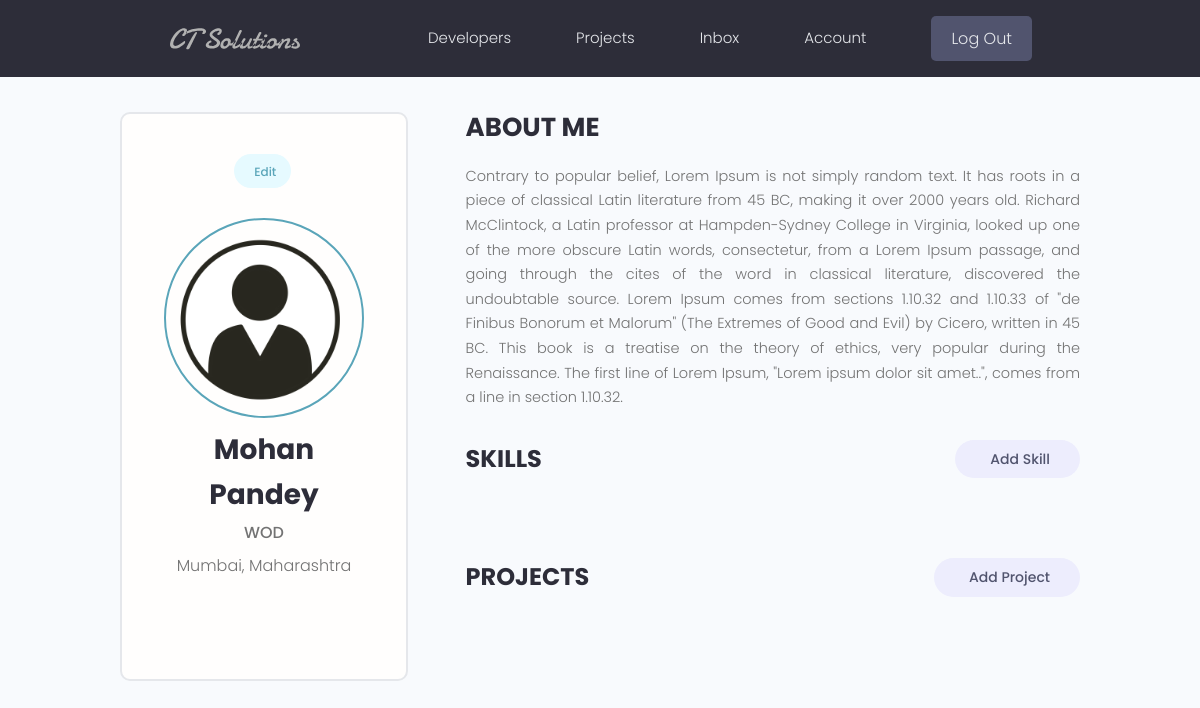
Page /account/ (signed in) on the committed database.
### users/models.py (models this page shows, shortened)
class Profile(models.Model):
    user = models.OneToOneField(User, on_delete=models.CASCADE, null=True, blank=True)
    name = models.CharField(max_length=200, null=True, blank=True)
    email = models.EmailField(max_length=500, blank=True, null=True)
    username = models.CharField(max_length=200, null=True, blank=True)
    location = models.CharField(max_length=200, null=True, blank=True)
    short_intro = models.CharField(max_length=500, blank=True, null=True)
    bio = models.TextField(blank=True, null=True)
    profile_image = models.ImageField(null=True, blank=True, upload_to='profiles/', default='profiles/user-default.png')
    social_github = models.CharField(max_length=200, null=True, blank=True)
    social_twitter = models.CharField(max_length=200, null=True, blank=True)
    social_linkedin = models.CharField(max_length=200, null=True, blank=True)
    social_youtube = models.CharField(max_length=200, null=True, blank=True)
    social_website = models.CharField(max_length=200, null=True, blank=True)
    created = models.DateTimeField(auto_now_add=True)
    id = models.UUIDField(default = uuid.uuid4, unique = True, primary_key=True, editable=False)

### users/views.py (the view)
# urls.py: path('account/', views.userAccount, name="account"),
@login_required(login_url='login')
def userAccount(request):
    profile = request.user.profile
    skills = profile.skill_set.all()
    projects = profile.project_set.all()
    context = {'profile':profile, 'skills':skills, 'projects':projects}
    return render(request, 'users/account.html', context)

### users/templates/users/account.html (shortened to what this page needs)
{% extends 'main.html' %}
{% load static %}
{% block content %}
  <main class="settingsPage profile my-md">
    <div class="container">
      <div class="layout">
        <div class="column column--1of3">
          <div class="card text-center">
            <div class="card__body dev">
              <a class="tag tag--pill tag--main settings__btn" href="{% url 'edit-account' %}"> Edit</a>
              <img class="avatar avatar--xl dev__avatar" src="{{profile.profile_image.url}}" />
              <h2 class="dev__name">{{profile.name}}</h2>
              <p class="dev__title">{{profile.short_intro}}</p>
              <p class="dev__location">{{profile.location}}</p>
            </div>
          </div>
        </div>
        <div class="column column--2of3">
          <div class="devInfo">
            <h3 class="devInfo__title">About Me</h3>
            <p class="devInfo__about">
              {{profile.bio}}
            </p>
          </div>
          <div class="settings">
            <h3 class="settings__title">Skills</h3>
            <a class="tag tag--pill tag--sub settings__btn tag--lg" href="{% url 'create-skill' %}"> Add Skill</a>
          </div>
          <div class="settings">
            <h3 class="settings__title">Projects</h3>
            <a class="tag tag--pill tag--sub settings__btn tag--lg" href="{% url 'create-project' %}"> Add Project</a>
          </div>
        </div>
      </div>
    </div>
  </main>
{% endblock content %}

### static/styles/app.css (style rules this page uses)
:root { --color-sub: #2d2d39; }
.card { border: 2px solid var(--color-light); }
img { width: 100%; }
.profile .card > .dev { padding: 4rem; }
.dev__avatar { display: block; margin: auto; }
.dev__name { color: var(--color-sub); font-size: 2.8rem; font-weight: 700; margin-top: 1rem; margin-bottom: 0.5rem; }
.dev__title { font-size: 1.6rem; font-weight: 500; line-height: 1.3; }
.dev__location { margin-top: 1rem; }
.devInfo { margin-bottom: 3rem; }
.devInfo__title, .devInfo__subtitle { font-size: 2.6rem; color: var(--color-sub); text-transform: uppercase; font-weight: 700; margin-bottom: 1.5rem; }
.devInfo__about, .devSkill__info { font-size: 1.45rem; line-height: 1.7; text-align: justify; }
.settingsPage .dev > .settings__btn { display: inline-block; margin-bottom: 3rem; }
.settings { display: flex; justify-content: space-between; align-items: center; }
.settings__title { font-size: 2.4rem; text-transform: uppercase; font-weight: 700; color: var(--color-sub); }

### static/uikit/styles/modules/_variables.css (style rules this page uses)
:root { --color-main: #5aa5b9; --color-main-light: #e6faff; --color-sub: #3f4156; --color-sub-light: #51546e; --color-sub-lighter: #ededfd; --color-text: #737373; --color-gray: #8b8b8b; --color-light: #e5e7eb; --color-light-gray: #767676; --color-bg: #f8fafd; --color-white: #fffefd; --color-white-light: #f3f3f3; --color-success: #359e64; --color-success-bg: #def8e8; --color-error: #fc4b0b; --color-error-bg: #fff2ee; --font-base: 'Poppins', arial, helvetica, 'Segoe UI', roboto, ubuntu, sans-serif; --font-monospace: 'Fira Code', 'Courier New', courier, monospace; --font-regular: 300; --font-medium: 500; --font-bold: 700; --generic-shadow: 1px 1px 5px #00000010; --generic-transition: all 0.3s ease-in-out; }

### static/uikit/styles/modules/_base.css (style rules this page uses)
* { margin: 0; padding: 0; box-sizing: border-box; text-rendering: optimizeLegibility; color: inherit; font-size: inherit; }
html { font-size: 50%; }
@media only screen and (min-width: 480px) { html { font-size: 56.25%; } }
@media only screen and (min-width: 1200px) { html { font-size: 62.5%; } }
body { line-height: 1.6; font-weight: 400; font-size: 1.5rem; color: var(--color-text); background-color: var(--color-bg); min-height: 100vh; }

### static/uikit/styles/modules/_typography.css (style rules this page uses)
* { font-family: var(--font-base); }
h2 { font-size: 3.6rem; font-weight: var(--font-bold); }
h3 { font-size: 3.2rem; font-weight: var(--font-medium); }
p, span, strong { font-size: 1.6rem; color: var(--color-text); font-weight: var(--font-regular); }
a { padding-bottom: 2px; text-decoration: none; display: inline-block; color: var(--color-main); font-weight: var(--font-medium); }

### static/uikit/styles/modules/_utilities.css (style rules this page uses)
.container { width: 92%; max-width: 165rem; margin: 0 auto; box-sizing: border-box; }
@media screen and (min-width: 1000px) { .container { width: 90%; } }
@media screen and (min-width: 1200px) { .container { width: 80%; } }
.text-center { text-align: center; }
.my-md { margin: 3rem auto; }

### static/uikit/styles/modules/_avatar.css (style rules this page uses)
.avatar { border-radius: 50%; border: 2px solid var(--color-main); object-fit: cover; }
.avatar--xl { height: 20rem; width: 20rem; }

### static/uikit/styles/modules/_card.css (style rules this page uses)
.card { border-radius: 1rem; background-color: var(--color-white); border: 1.5px solid var(--color-light); width: auto; height: auto; margin-top: 0.5rem; margin-bottom: 0.5rem; overflow: hidden; }
.card__body, .card__header { padding: 2rem 2.5rem; }

### static/uikit/styles/modules/_tag.css (style rules this page uses)
.tag { display: inline-flex; align-items: center; background-color: var(--color-sub); height: -webkit-fit-content; height: -moz-fit-content; height: fit-content; width: -webkit-fit-content; width: -moz-fit-content; width: fit-content; border-radius: 0.5rem; padding: 0.5rem 1.5rem; font-size: 1.2rem; cursor: pointer; }
.tag:not(:last-child) { margin-right: 0.25rem; margin-bottom: 0.75rem; }
.tag--pill { border-radius: 5rem; }
.tag--main, .tag--main > small { background: var(--color-main-light); color: var(--color-main); font-weight: 500; }
.tag--sub, .tag--sub > small { background: var(--color-sub-lighter); color: var(--color-sub-light); font-weight: 500; }
.tag--lg { padding: 0.8rem 3rem; font-size: 1.4rem; }

### static/uikit/styles/modules/_layout.css (style rules this page uses)
.layout { display: flex; flex-flow: row wrap; justify-content: space-between; }
.layout > .column { margin-bottom: 3rem; }
.layout > .column.column--1of3 { flex-basis: 30%; }
.layout > .column.column--2of3 { flex-basis: 64%; }

### rows in the picture
Profile: profile_image (placeholder picture), name "Mohan Pandey", short_intro "WOD", location "Mumbai, Maharashtra", bio "Contrary to popular belief, Lorem Ipsum is not simply random text. It has roots in a piece of classical Latin literature from 45 BC, making it over 2000 years old. Richard McClintock, a Latin professor at Hampden-Sydney College in Virginia, looked up one of the more obscure Latin words, consectetur, from a Lorem Ipsum passage, and going through the cites of the word in classical literature, discovered the undoubtable source. Lorem Ipsum comes from sections 1.10.32 and 1.10.33 of \"de Finibus Bonorum et Malorum\" (The Extremes of Good and Evil) by Cicero, written in 45 BC. This book is a treatise on the theory of ethics, very popular during the Renaissance. The first line of Lorem Ipsum,…"
